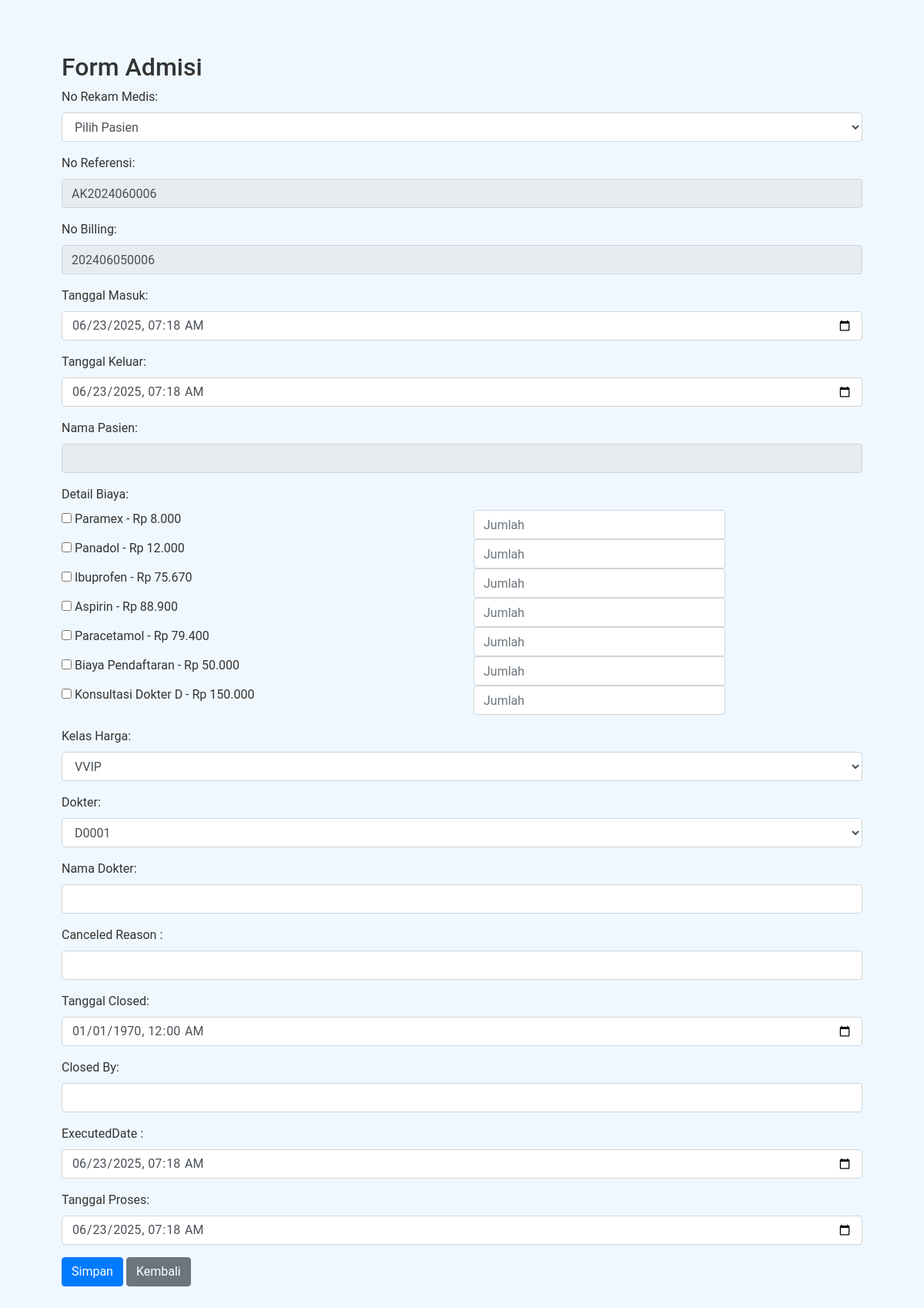
Screenshot of /admisi/index.php with the database file from the repository.
### tables this page shows
CREATE TABLE `billingpenjaminsubheader` (
  `NoReferensi` varchar(100) NOT NULL,
  `PartnerKeyReferal` int(11) NOT NULL,
  `NoBilling` varchar(100) NOT NULL,
  `Tanggal` datetime NOT NULL,
  `PersonKeyDokter` int(11) NOT NULL,
  `EmrTypekey` int(11) NOT NULL,
  `ExecutedDate` datetime NOT NULL,
  `ExecutedBy` varchar(100) NOT NULL,
  `OrderBy` varchar(100) NOT NULL,
  `ExecutedStatus` varchar(100) NOT NULL,
  `IdLokasiProses` int(11) NOT NULL,
  `TglProses` datetime NOT NULL
);

CREATE TABLE `billingpenjaminheader` (
  `NoBilling` varchar(20) NOT NULL,
  `PersonKeyPatient` int(11) NOT NULL,
  `TanggalMasuk` datetime NOT NULL,
  `TanggalKeluar` datetime NOT NULL,
  `TotalTagihan` int(11) NOT NULL,
  `CanceledReason` varchar(255) NOT NULL,
  `KelasHarga` varchar(10) NOT NULL,
  `DokterKey` varchar(10) NOT NULL,
  `namadokter` varchar(60) NOT NULL,
  `ClosedDate` datetime NOT NULL,
  `ClosedBy` varchar(100) NOT NULL
);

CREATE TABLE `itemmaster` (
  `KodeItem` varchar(100) NOT NULL,
  `PatnerKey` varchar(10) NOT NULL,
  `NamaItem` varchar(100) NOT NULL,
  `ItemTypeKey` varchar(100) NOT NULL,
  `HargaHNA` int(10) NOT NULL,
  `AttributeName` varchar(100) NOT NULL,
  `SatuanStok` varchar(100) NOT NULL,
  `ProductClassKey` int(10) NOT NULL,
  `ItemGroupKey` int(10) NOT NULL,
  `ItemKey` int(10) NOT NULL,
  `IsActive` varchar(10) NOT NULL
);

### admisi/index.php (the view, shortened to what this page needs)
<?php
include('../koneksi.php');
$queryItem = "SELECT KodeItem, NamaItem, HargaHNA FROM itemmaster";
$resultItem = mysqli_query($mysqli, $queryItem);
$queryLastNoBilling = "SELECT NoBilling FROM billingpenjaminheader WHERE NoBilling LIKE '20240605%' ORDER BY NoBilling DESC LIMIT 1";
$resultLastNoBilling = mysqli_query($mysqli, $queryLastNoBilling);
$lastNoBilling = mysqli_fetch_assoc($resultLastNoBilling);
if ($lastNoBilling) {
    $lastNumber = substr($lastNoBilling['NoBilling'], -3);
    $nextNumber = str_pad($lastNumber + 1, 4, '0', STR_PAD_LEFT);
} else {
    $nextNumber = '0005';
}
$noBilling = '20240605' . $nextNumber;
$queryLastNoReferensi = "SELECT NoReferensi FROM billingpenjaminsubheader ORDER BY NoReferensi DESC LIMIT 1";
$resultLastNoReferensi = mysqli_query($mysqli, $queryLastNoReferensi);
$lastNoReferensi = mysqli_fetch_assoc($resultLastNoReferensi);
$nextNoReferensi = $lastNoReferensi ? 'AK' . substr($lastNoReferensi['NoReferensi'], 2, 6) . str_pad(substr($lastNoReferensi['NoReferensi'], -4) + 1, 4, '0', STR_PAD_LEFT) : 'AK2024060006';
?>
<!DOCTYPE html>
<html lang="en">
<head>
    <link rel="stylesheet" href="../assets/bootstrap-4.6.2/css/bootstrap.min.css">
    <link rel="stylesheet" href="../assets/style.css">
</head>
<body>
    <div class="container mt-5">
        <h2>Form Admisi</h2>
        <form action="index.php" method="POST">
            <div class="form-group">
                <label for="noRekamMedis">No Rekam Medis:</label>
                <select name="noRekamMedis" id="noRekamMedis" class="form-control" required>
                    <option value="">Pilih Pasien</option>
                </select>
            </div>
            <div class="form-group">
                <label for="NoReferensi">No Referensi:</label>
                <input type="text" name="NoReferensi" id="NoReferensi" class="form-control" value="<?php echo $nextNoReferensi; ?>" readonly>
            </div>
            <div class="form-group">
                <label for="noBilling">No Billing:</label>
                <input type="text" name="noBilling" id="noBilling" class="form-control" value="<?php echo $noBilling; ?>" readonly>
            </div>
            <div class="form-group">
                <label for="TanggalMasuk">Tanggal Masuk:</label>
                <input type="datetime-local" name="TanggalMasuk" id="TanggalMasuk" class="form-control" value="<?php echo date('Y-m-d\TH:i'); ?>" required>
            </div>
            <div class="form-group">
                <label for="TanggalKeluar">Tanggal Keluar:</label>
                <input type="datetime-local" name="TanggalKeluar" id="TanggalKeluar" class="form-control" value="<?php echo date('Y-m-d\TH:i'); ?>" required>
            </div>
            <div class="form-group">
                <label for="namaPasien">Nama Pasien:</label>
                <input type="text" name="namaPasien" id="namaPasien" class="form-control" readonly>
            </div>
            <div class="form-group" id="detailBiayaSection">
                <label for="detailBiaya">Detail Biaya:</label>
                <div id="detailBiaya">
                    <?php
                    while ($item = mysqli_fetch_assoc($resultItem)) {
                    ?>
                        <div class="row">
                            <div class="col-md-6">
                                <input type="checkbox" name="detailBiaya[<?php echo $item['KodeItem']; ?>]" value="1" class="item-checkbox" id="kodeItem<?php echo $item['KodeItem']; ?>" data-kodeitem="<?php echo $item['KodeItem']; ?>" data-namaitem="<?php echo $item['NamaItem']; ?>" data-hargahna="<?php echo $item['HargaHNA']; ?>">
                                <label for="kodeItem<?php echo $item['KodeItem']; ?>"><?php echo $item['NamaItem']; ?> - Rp <?php echo number_format($item['HargaHNA'], 0, ',', '.'); ?></label>
                            </div>
                            <div class="col-md-4">
                                <input type="number" name="jumlah[<?php echo $item['KodeItem']; ?>]" class="form-control" placeholder="Jumlah">
                            </div>
                        </div>
                    <?php } ?>
                </div>
            </div>
            <div class="form-group">
                <label for="kelasHarga">Kelas Harga:</label>
                <select name="kelasHarga" id="kelasHarga" class="form-control" required>
                    <option value="VVIP">VVIP</option>
                </select>
            </div>
            <div class="form-group">
                <label for="dokterKey">Dokter:</label>
                <select name="dokterKey" id="dokterKey" class="form-control">
                    <option value="D0001">D0001</option>
                </select>
            </div>
            <div class="form-group">
                <label for="namadokter">Nama Dokter:</label>
                <input type="text" name="namadokter" id="namadokter" class="form-control" value="" required>
            </div>
            <div class="form-group">
                <label for="CanceledReason">Canceled Reason :</label>
                <input type="text" name="CanceledReason" id="CanceledReason" class="form-control" value="" required>
            </div>
            <div class="form-group">
                <label for="closedDate">Tanggal Closed:</label>
                <input type="datetime-local" name="closedDate" id="closedDate" class="form-control" value="<?php echo date('Y-m-d\TH:i', strtotime($currentDateTime)); ?>" required>
            </div>
            <div class="form-group">
                <label for="closedBy">Closed By:</label>
                <input type="text" name="closedBy" id="closedBy" class="form-control" required>
            </div>
            <div class="form-group">
                <label for="ExecutedDate">ExecutedDate :</label>
                <input type="datetime-local" name="ExecutedDate" id="ExecutedDate" class="form-control" value="<?php echo date('Y-m-d\TH:i'); ?>" required>
            </div>
            <div class="form-group">
                <label for="TglProses">Tanggal Proses:</label>
                <input type="datetime-local" name="TglProses" id="TglProses" class="form-control" value="<?php echo date('Y-m-d\TH:i'); ?>" required>
            </div>
            <div class="form-group mt-3">
                <button type="submit" class="btn btn-primary">Simpan</button>
                <a href="http://localhost/222220047/" class="btn btn-secondary">Kembali</a>
            </div>
        </form>
    </div>
</body>
</html>

### assets/style.css (style rules this page uses)
body { font-family: 'Roboto', sans-serif; margin: 0; padding: 0; background-color: #f0f8ff; color: #333; }
.container { width: 90%; max-width: 1200px; margin: 0 auto; padding: 20px; }

### rows the page displays
billingpenjaminsubheader: NoReferensi "AK2024060006"
billingpenjaminheader: noBilling "202406050006"
itemmaster: NamaItem "Paramex", HargaHNA "8.000"
itemmaster: NamaItem "Panadol", HargaHNA "12.000"
itemmaster: NamaItem "Ibuprofen", HargaHNA "75.670"
itemmaster: NamaItem "Aspirin", HargaHNA "88.900"
itemmaster: NamaItem "Paracetamol", HargaHNA "79.400"
itemmaster: NamaItem "Biaya Pendaftaran", HargaHNA "50.000"
itemmaster: NamaItem "Konsultasi Dokter D", HargaHNA "150.000"
